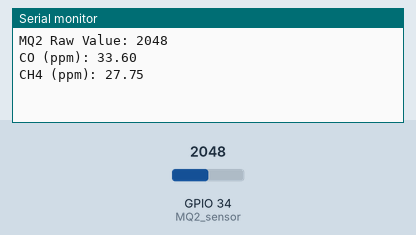
This sketch was run on a simulated ESP32. Parts: the last lines printed to the serial monitor. The inputs (shaded band) are chosen by the test bench; at power-on: GPIO 34 (MQ2_sensor) = 2048.

Above: at 1.2 s.
1.3 s: GPIO 34 (MQ2_sensor) set to 4095
At 2.9 s:
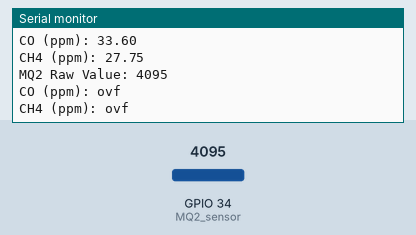
3.7 s: GPIO 34 (MQ2_sensor) set to 4092
At 5.7 s:
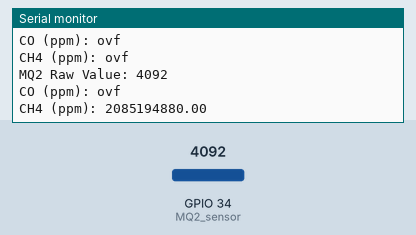
Timing chart, 0 to 7.2 s (numbered marks = the images above; inputs shaded):
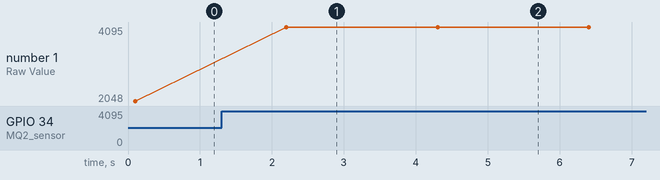

The sketch:

MQ2_ESP32.ino
```cpp
#include <Arduino.h>
#include <math.h> // Untuk pow() dan log10()

// Konstanta dan parameter kalibrasi MQ2
#define RL 10
#define Ro_CO 2.4
#define Ro_CH4 2.6
#define aco -0.301
#define bco 1.079
#define ach4 -0.398
#define bch4 1.194

// Pin analog MQ2
const int MQ2_sensor = 34;
const int numReadings = 10;

// Variabel global
float VRL, Rs, ratio, co, ch4;

void setup() {
  Serial.begin(115200); // Inisialisasi serial
  pinMode(MQ2_sensor, INPUT); // Atur pin sensor
}

void loop() {
  readAndCalculateMQ2(); // Fungsi baca dan hitung gas
  delay(2000); // Tunggu 2 detik sebelum baca ulang
}

void readAndCalculateMQ2() {
  int totalValue = 0;
  for (int i = 0; i < numReadings; i++) {
    totalValue += analogRead(MQ2_sensor);
    delay(10);
  }

  int averageValue = totalValue / numReadings;
  Serial.print("MQ2 Raw Value: ");
  Serial.println(averageValue);

  VRL = averageValue * (3.3 / 4095.0); // Tegangan analog
  Rs = ((3.3 * RL) / VRL) - RL;        // Hitung Rs
  ratio = Rs / Ro_CO;                 // Rasio untuk CO

  if (ratio > 0) {
    co = pow(10, (log10(ratio) - bco) / aco);   // ppm CO
    ch4 = pow(10, (log10(ratio) - bch4) / ach4); // ppm CH4
  } else {
    co = 0;
    ch4 = 0;
  }

  Serial.print("CO (ppm): ");
  Serial.println(co, 2);
  Serial.print("CH4 (ppm): ");
  Serial.println(ch4, 2);
}
```

Measured:
- the behaviour switches between 4093 and 4092 on GPIO 34 (MQ2_sensor) (found by bisection; images 1 and 2)
- after the input at 1.3 s, the serial monitor: prints a new line after 0.90 s (image 1)
- after the input at 3.7 s, the serial monitor: prints a new line after 0.60 s (image 2)
- plotted number 1: 2048 → 4095 after the input at 1.3 s, 4095 → 4092 after the input at 3.7 s
